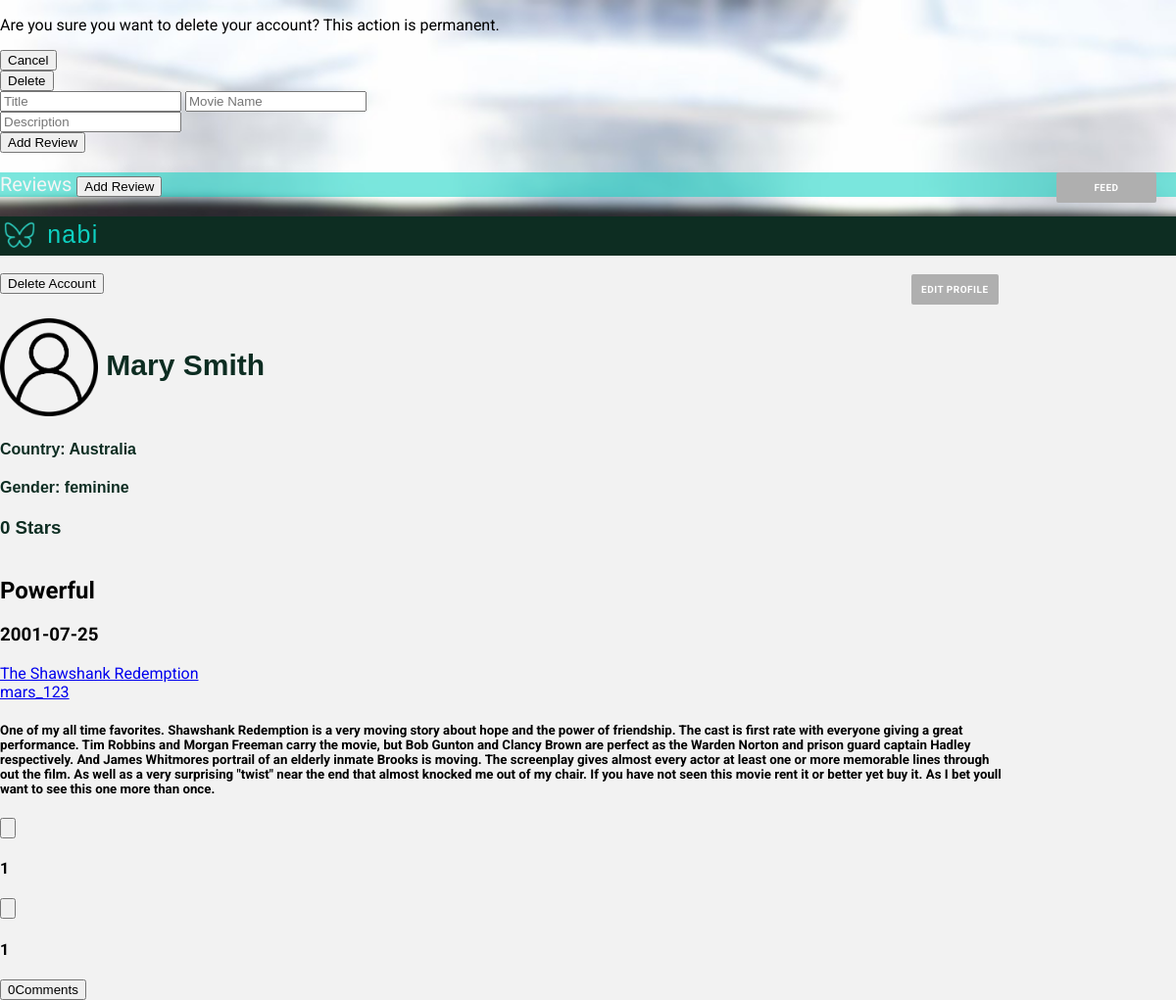
The app's page /pages/profile.php?username=mars_123 (signed in) with its own data.
### tables this page shows
CREATE TABLE User (
    ID        INTEGER PRIMARY KEY AUTOINCREMENT,
    FirstName STRING NOT NULL,
    LastName  STRING NOT NULL,
    Username  STRING UNIQUE NOT NULL,
    Gender    STRING NOT NULL,
    Birthday  DATE NOT NULL,
    Country   STRING NOT NULL,
    Email     STRING UNIQUE NOT NULL,
    Password  CHAR (256) NOT NULL,  
    Photo     STRING DEFAULT "default.jpg",
    Points    INTEGER
    
);

CREATE TABLE Review (
    ID          INTEGER PRIMARY KEY AUTOINCREMENT,
    Title       STRING  NOT NULL,
    UserID      INTEGER REFERENCES User(ID) ON DELETE CASCADE,
    MovieID     INTEGER REFERENCES Movie(ID) ON DELETE CASCADE,
    ReviewDate  DATE NOT NULL,
    Description STRING NOT NULL
    
);

### pages/profile.php (called while the page is built, shortened)
<?php
    include_once('../templates/common/tpl_header.php');
    include_once('../templates/tpl_profile.php');
    include_once('../templates/tpl_draw_reviews.php');
    include_once('../templates/common/tpl_footer.php');
    include_once('../database/db_user.php');
    if (isset($_GET['username'])){
        $username=$_GET['username'];
    }
    else {
        $username=$_SESSION['username'];
    }
    $user_info = getUserInfo($username);
    $user_reviews=getUserReviews($username);
    draw_profile($user_info,$user_reviews);
    foreach ($user_reviews as $k => $review){
        $user_reviews[$k]['MovieName'] = getMovieName($review['MovieID']);
        $user_reviews[$k]['UserName'] = $user_info['Username'];
        $user_reviews[$k]['NumberComments'] = getReviewsComments($review['ID'],$review['UserID']);
        $user_reviews[$k]['Heart'] = getLikesReview($review['ID']);
        $user_reviews[$k]['Dislike'] = getDisLikesReview($review['ID']);
    }
    draw_reviews($user_reviews);
?>

### database/db_user.php (called while the page is built, shortened)
<?php
  function getID($username) {
    $db = Database::instance()->db();
    try {
      $stmt = $db->prepare('SELECT ID FROM User WHERE username = ?');
      $stmt->execute(array($username));
      if($row = $stmt->fetch()){
        return $row['ID'];
      }
    }catch(PDOException $e) {
      return -1;
    }
  }
  function getUserInfo($username) {
      $db = Database::instance()->db();
      $stmt = $db->prepare('SELECT * FROM User WHERE username = ?');
      $stmt->execute(array($username));
      return  $stmt->fetch();
  }
  function getUserReviews($username){
    $id=getID($username);
    $db = Database::instance()->db();
    $allReviews= $db->prepare('SELECT * FROM Review WHERE UserID = ?');
    $allReviews->execute(array($id));
    $reviews= $allReviews->fetchAll();
    return $reviews;
  }
?>

### templates/tpl_draw_reviews.php (the view, shortened to what this page needs)
<?php include_once(__DIR__.'/tpl_review.php'); ?>
<div class="Reviews">
        <p>Reviews <input  onclick="openBox('Add Review')" type="submit" value ="Add Review">
        <a href="main_page.php"> Feed </a>
         </p>
    </div>
    <?php function draw_reviews($reviews){?>
        <div class="profile_reviews">
    <?php foreach($reviews as $review){?>
        <div class="review_info">
             <h2><?=$review['Title']?> </h2>
            <h3><?=$review['ReviewDate']?></h3>
            <a href="movie.php?movie_id=<?php echo htmlentities($review['MovieID'])?>"><?=$review['MovieName']?></a><br>
            <a href="profile.php?username=<?php echo htmlentities($review['UserName'])?>"><?=$review['UserName']?></a>
        </div>
        <div class="review_content">
            <h5><?=$review['Description']?></h5>
        </div>
        <div class="review_likes">
            <div class="likes">
                <input type="button">
                <h4><?=$review['Heart']?></h4>
            </div>
            <div class="dislikes">
                <input type="button">
                <h4><?=$review['Dislike']?></h4>
            </div>
         <div class="comments">
         <input onclick="openBox('Show Comments',<?$review['ID']?>)" type="submit" value=<?=$review['NumberComments']?>Comments>
         </div>
        </div>
        <?php }?>
        </div>
    <?php }?>

### templates/common/tpl_header.php (shortened to what this page needs)
<!DOCTYPE html>
<html>
<head>
    <link rel="stylesheet" href="../css/style.css">
    <link rel="stylesheet" href="https://use.fontawesome.com/releases/v5.3.1/css/all.css">
</head>

### templates/tpl_delete_account.php
<div id="delete_account" class="modal">
        <p>Are you sure you want to delete your account? This action is permanent.</p>
        <div class="buttons">
            <input onclick="closeBox('Delete Account')" type="button" value="Cancel">
            <form action="../actions/action_delete_account.php" method="post">
                <input type="submit" name="Submit" value="Delete">
            </form>
        </div>
</div>

### templates/tpl_profile.php
<?php
include_once(__DIR__.'/tpl_delete_account.php');
 ?>
<body>
<?php function draw_profile($userinfo, $reviews) { ?>
<div class="profile_container">
    <div class="profile_header">
        <header>
        <p>  <img src="../assets/mininabi.png" alt="Nabi logo (butterfly)" width="40" height="40"> nabi
       </header>
    </div>
    <div class="profile_side_nav">
    </div>
    <div class="profile_info" >
        <div class="edit_profile">
            <a href="edit_profile.php" class="edit"> edit profile </a><br>
            <input onclick="openBox('Delete Account')" type="submit" value="Delete Account"/>
        </div>
        <div class="profile_name">
            <h2>  <img src="../assets/avatar.png" width="100" height="100">
                  <?=$userinfo['FirstName']?> <?=$userinfo['LastName']?>
            </h2>
        </div>
        <div class="profile_country">
            <h4> Country: <?=$userinfo['Country']?> </h4>
        </div>
        <div class="profile_gender">
            <h4> Gender: <?=$userinfo['Gender']?> </h4>
        </div>
        <div class="profile_points">
            <h3><?=$userinfo['Points']?> Stars </h3>
        </div>
    </div>
<?php } ?>
</body>

### templates/tpl_review.php
<div id="add_review" class="modal">
<form method="post" action="../actions/action_add_review.php" >
            <input type="text" name="title" placeholder="Title" required>
            <input type="text" name="movieName" placeholder="Movie Name" required><br>
            <input type="text" name="description" placeholder="Description" required><br>
            <input onclick="closeBox('Add Review')" type="submit" value="Add Review">
</form>
</div>

### templates/common/tpl_footer.php (shortened to what this page needs)
</body>
</html>

### css/style.css (style rules this page uses)
html { height:100% ; }
body { margin: 0 auto; min-height:100% ; font-family: 'Roboto', sans-serif; --bg-color-dark: #0D2D22; --bg-color-light: #0ED1C1; --panel-color: #FFFFFF; --logo-font-color: #00311D; --input-color: #f2f2f2; --bg-color-nav:rgba(14, 209, 193, 0.548); --bg-color-sidenav:rgba(177, 171, 171, 0.932); --color-buttons:rgb(175, 175, 175); background-image: url('../assets/background.jpg'); background-position: center; background-attachment: fixed; background-repeat: no-repeat; background-size: cover; }
header { text-align: center; background-color: var(--bg-color-dark); }
div.profile_container { background-image: none; background-color: var(--input-color); background-image: none; height: 100vh; display: grid; font-family: "Roboto", 'sans-serif'; grid-template-columns: 6fr 1fr; grid-template-rows: auto 1fr auto auto auto; grid-template-areas: "header header" "info goto" "nav goto" "reviews goto" "footer footer"; }
.profile_header { grid-area: header; }
.profile_header p { text-align: left; color: var(--bg-color-light); font-family: 'Candara',sans-serif; font-size: 25px; margin: 0; letter-spacing: 0.05em; }
.profile_header p img { vertical-align: middle; }
.Reviews p a, .Reviews p button { -webkit-appearance: none; margin-right: 2em; width: 8.2em; text-align: center; margin-top:0em; }
div.profile_info { grid-area: info; font-family: 'Candara',sans-serif; color: var(--bg-color-dark); }
.profile_name h2 { font-size: 30px; }
.profile_name img { vertical-align: middle; }
.edit_profile a , .Reviews p a,.Reviews p button, .upload_photo input[type="file"], .upload_photo input[type="submit"] { float: right; letter-spacing: 0.05em; font-family: "Roboto",'sans-serif'; text-transform: uppercase; text-decoration: none; font-weight: bold; background: var(--color-buttons); padding: 10px; color: var(--panel-color); font-size: 10px; border-radius: 2px; }
.edit_profile .edit { margin-right: 1em; margin-top: 1.9em; }
.Reviews { grid-area: nav; background-color: var(--bg-color-nav); color: whitesmoke; font-size: 20px; }
div.profile_reviews { grid-area: reviews; }
.review_content { background-color: var(--input-color); }

### records on screen
user: FirstName "Mary", LastName "Smith", Country "Australia", Gender "feminine", Points "0"
review: Title "Powerful", ReviewDate "2001-07-25", MovieName "The Shawshank Redemption", UserName "mars_123", Description "One of my all time favorites. Shawshank Redemption is a very moving story about hope and the power of friendship. The cast is first rate with everyone giving a great performance. Tim Robbins and Morgan Freeman carry the movie, but Bob Gunton and Clancy Brown are perfect as the Warden Norton and prison guard captain Hadley respectively. And James Whitmores portrail of an elderly inmate Brooks is moving. The screenplay gives almost every actor at least one or more memorable lines through out the film. As well as a very surprising \"twist\" near the end that almost knocked me out of my chair. If you have not seen this movie rent it or better yet buy it. As I bet youll want to see this one more…", MovieID "1"
